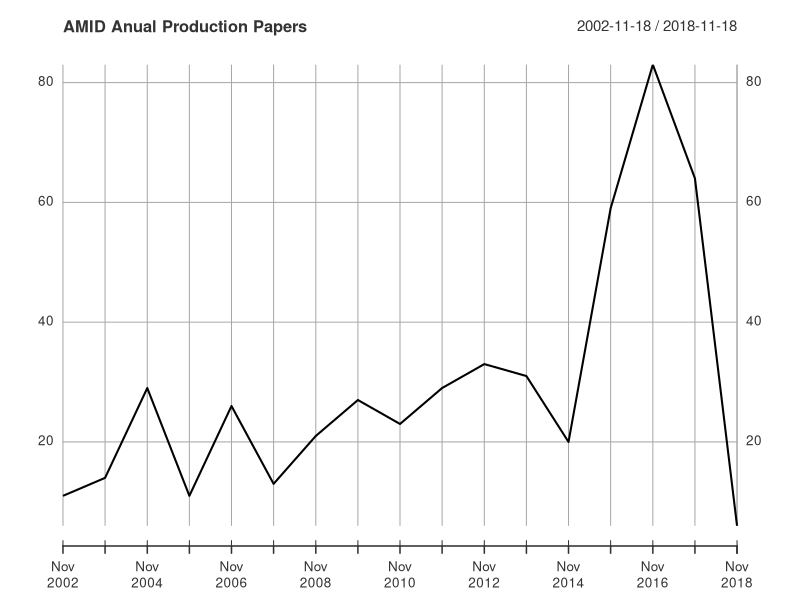

Recreate this plot in R.
## ---- chunk 1
library(xts)
library(lubridate)
## ---- chunk 2
paper <- read.csv("forest/paper.csv", stringsAsFactors = FALSE)
author <- read.csv("forest/author.csv", stringsAsFactors = FALSE)
paperauthor <- read.csv("forest/paperauthor.csv", stringsAsFactors = FALSE)
journal <- read.csv("forest/journal.csv", stringsAsFactors = FALSE)
paperpublisher <- read.csv("forest/paperpublisher.csv", stringsAsFactors = FALSE)
conference <- read.csv("forest/conference.csv", stringsAsFactors = FALSE)
referencelink <- read.csv("forest/referencelink.csv", stringsAsFactors = FALSE)
address <- read.csv("forest/address.csv", stringsAsFactors = FALSE)
## ---- chunk 3
anual_production_table <- data.frame(table(paper$year_published),
                                     stringsAsFactors = FALSE)
names(anual_production_table) <- c("date", "count")
anual_production_table$date <- as.character(anual_production_table$date)
dates <- anual_production_table$date
values <- anual_production_table$count
anual_production_table.xts <- as.xts(values, order.by = as.Date(dates, "%Y"))
plot(anual_production_table.xts, main = "AMID Anual Production Papers")
## ---- chunk 4

most_prod_author_1 <- data.frame(table(paperauthor$id_author), 
                                 stringsAsFactors = FALSE)
most_prod_author_2 <- data.frame(author = most_prod_author_1$Var1,
                                 count = most_prod_author_1$Freq,
                                 stringsAsFactors = FALSE)


## ---- chunk 5

## ---- chunk 6

## ---- chunk 7

## ---- chunk 8

## ---- chunk 9

## ---- chunk 10

## ---- chunk 11

## ---- chunk 12

